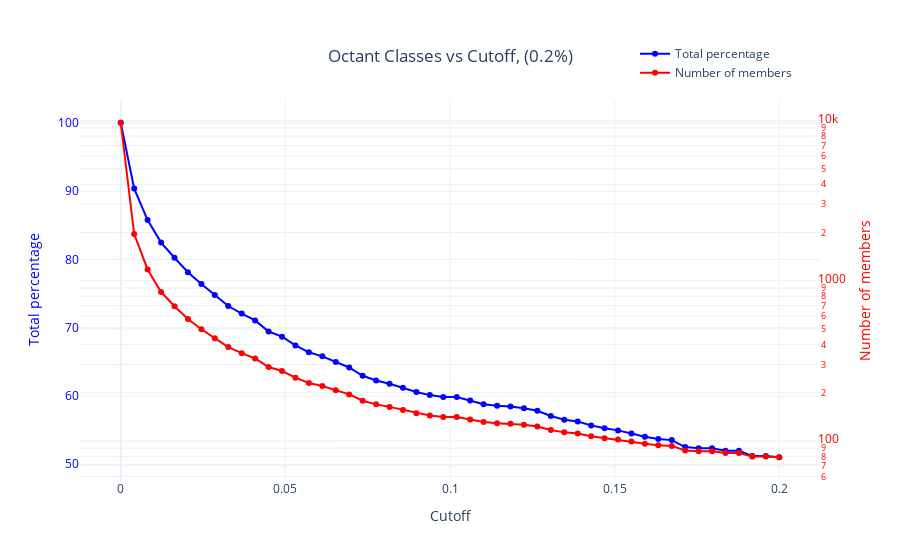

Notebook cell for this chart:
### Code cell
PDB_SS.plot_classes_vs_cutoff(0.2, 50)
